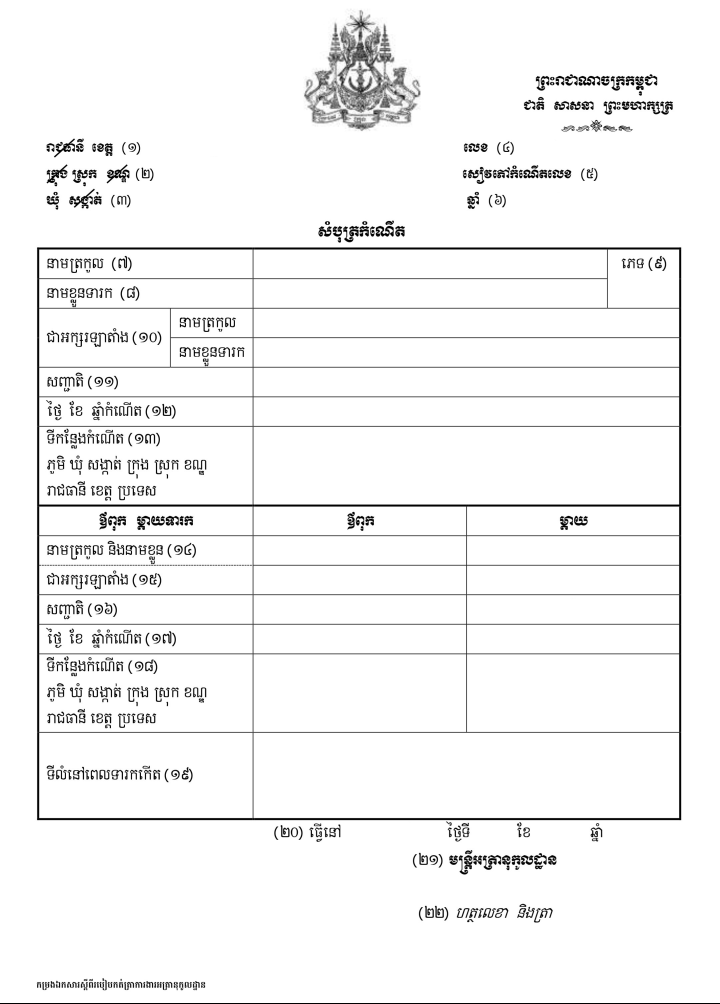
#> input picture backend/app/data/birth_certificate_form/birth_certificate_form.jpg, 2158 x 3010 px, found by its file name (shown at 1/3 size)
$ python insert_to_birth.py
#> lines starting #> are read from the running program, lines starting #| are printed output that depends on the picture
from PIL import Image, ImageDraw, ImageFont # type: ignore

img = Image.open("birth_certificate_form.jpg")
#> img is the input picture: PIL image 2158x3010 RGB; min 0, max 255, mean 244.7
draw = ImageDraw.Draw(img)

khmer_font_path = "../fonts/Khmer_OS_Siemreap_Regular.ttf"
font_size = 36
try:
    font = ImageFont.truetype(khmer_font_path, size=font_size)
except IOError:
    print(f"Error: Could not load font {khmer_font_path}. Please make sure the font file exists.")
    exit()

FIELDS = {
    "city": [430, 390, 450, 89],
    "district": [474, 477, 410, 75],
    "commune": [418, 558, 497, 68],
    "certificate_number": [1562, 390, 385, 66],
    "doc_number": [1820, 465, 274, 73],
    "certificate_year": [1540, 547, 432, 82],
    "last_name": [783, 745, 1038, 70],
    "first_name": [793, 848, 1038, 67],
    "last_name_latin": [791, 915, 1256, 70],
    "first_name_latin": [793, 1006, 1256, 64],
    "gender": [1894, 828, 199, 89],
    "nationality": [799, 1103, 1257, 67],
    "dob": [793, 1178, 1251, 72],
    "pob": [798, 1289, 1259, 216],
    "father_name": [789, 1605, 621, 70],
    "mother_name": [1429, 1604, 621, 73],
    "father_name_latin": [786, 1685, 626, 69],
    "mother_name_latin": [1427, 1686, 619, 69],
    "father_nationality": [788, 1782, 624, 72],
    "mother_nationality": [1427, 1781, 622, 72],
    "father_dob": [786, 1870, 626, 73],
    "mother_dob": [1427, 1882, 622, 59],
    "father_pob": [785, 1959, 627, 222],
    "mother_pob": [1429, 1956, 624, 225],
    "first_pob_baby": [782, 2190, 1270, 249],
    "created_place": [1049, 2465, 305, 52],
    "created_date": [1438, 2450, 127, 56],
    "create_month": [1621, 2450, 161, 63],
    "create_year": [1837, 2450, 208, 64],
    "created_by": [1366, 2630, 374, 72],
    "signature": [1376, 2785, 388, 120]
}

data = {
        "city": "រាជធានីភ្នំពេញ",
        "district": "ដូនពេញ",
        "commune": "ផ្សារថ្មីទី៣",
        "certificate_number": "០១/២០១១",
        "doc_number": "",
        "certificate_year": "២០១១",
        "last_name": "ប៊ុនលី",
        "first_name": "ស្រីលក្ខណ៍",
        "last_name_latin": "",
        "first_name_latin": "",
        "gender": "ស្រី",
        "nationality": "ខ្មែរ",
        "dob": "ថ្ងៃទី ០៣ ខែ ឧសភា ឆ្នាំ ២០១០",
        "pob": "ភូមិ ៣ សង្កាត់ ផ្សារថ្មីទី៣ ខណ្ឌ ដូនពេញ រាជធានីភ្នំពេញ",
        "father_name": "ប៊ុន . វិចិត្រ",
        "mother_name": "ស៊ុន . ស្រីណែត",
        "father_name_latin": "",
        "mother_name_latin": "",
        "father_nationality": "ខ្មែរ",
        "mother_nationality": "ខ្មែរ",
        "father_dob": "ថ្ងៃទី ០៣ ខែ កញ្ញា ឆ្នាំ ១៩៨៤",
        "mother_dob": "ថ្ងៃទី ០៩ ខែ ឧសភា ឆ្នាំ ១៩៨៦",
        "father_pob": "ភូមិ ៣ សង្កាត់ ផ្សារថ្មីទី៣ ខណ្ឌ ដូនពេញ រាជធានីភ្នំពេញ",
        "mother_pob": "ភូមិ ៣ សង្កាត់ ផ្សារថ្មីទី៣ ខណ្ឌ ដូនពេញ រាជធានីភ្នំពេញ",
        "first_pob_baby": "ភូមិ ៣ សង្កាត់ ផ្សារថ្មីទី៣ ខណ្ឌ ដូនពេញ រាជធានីភ្នំពេញ",
        "created_place": "រាជធានីភ្នំពេញ",
        "created_date": "០១",
        "create_month": "វិច្ឆិកា",
        "create_year": "២០១១",
        "created_by": "ស៊ុន . វណ្ណឌី",
        "signature": "Present"
}

for field, params in FIELDS.items():
    x, y, width, height = params
    text = data[field]

    bbox = draw.textbbox((x, y), text, font=font)
    text_width = bbox[2] - bbox[0]
    text_height = bbox[3] - bbox[1]

    if text_width > width:
        words = text.split()
        lines = []
        current_line = ""
        for word in words:
            test_line = current_line + word + " "
            bbox = draw.textbbox((x, y), test_line, font=font)
            test_width = bbox[2] - bbox[0]
            if test_width <= width:
                current_line = test_line
            else:
                lines.append(current_line)
                current_line = word + " "
        lines.append(current_line)

        total_text_height = len(lines) * text_height

        y_offset = (height - total_text_height) // 2

        for i, line in enumerate(lines):
            bbox = draw.textbbox((x, y), line, font=font)
            text_width = bbox[2] - bbox[0]
            text_height = bbox[3] - bbox[1]
            x_position = x
            y_position = y + y_offset + i * text_height
            draw.text((x_position, y_position), line, font=font, fill="black")
    else:
        y_position = y + (height - text_height) // 2
        draw.text((x, y_position), text, font=font, fill="black")
#> this loop made 31 passes
#> (total_text_height, y_offset) on passes 23 to 24: (108, 57), (108, 58)
#> y_position on passes 1 to 6: 409, 492, 565, 407, 501, 573
#> after the loop, lines = ['ភូមិ ៣ សង្កាត់ ផ្សារថ្មីទី៣ ខណ្ឌ ដូនពេញ ', 'រាជធានីភ្នំពេញ ']; total_text_height = 108; words = ['ភូមិ', '៣', 'សង្កាត់', 'ផ្សារថ្មីទី៣', 'ខណ្ឌ', 'ដូនពេញ', 'រាជធានីភ្នំពេញ']; y_offset = 58

img.save("filled_birth_certificate_form.jpg", encoding='utf-8')
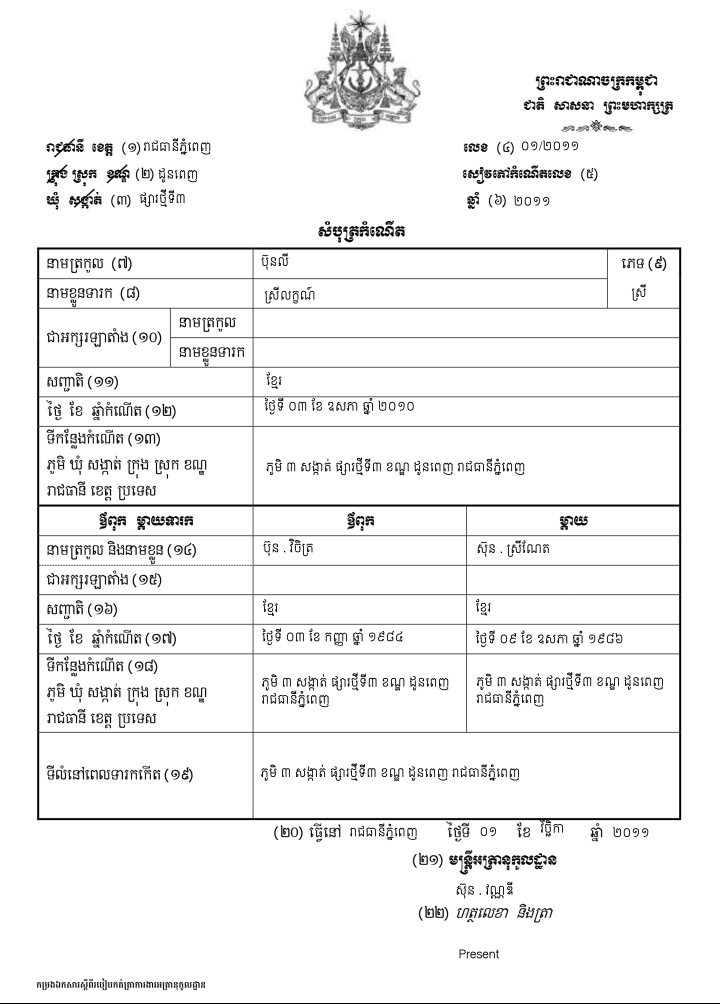
#> saved as filled_birth_certificate_form.jpg: PIL image 2158x3010 RGB (shown at 1/3 size); min 0, max 255, mean 242.4
